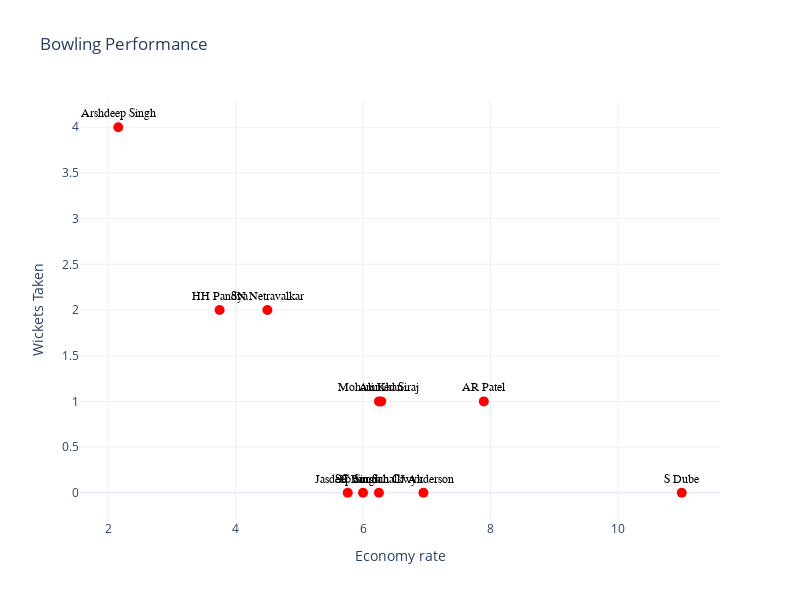

Notebook source saved alongside this figure:
### Code cell
#Bowling Performance
fig = go.Figure()
fig.add_trace(go.Scatter(
    x=bowler_stats['Economy rate'],
    y=bowler_stats['Wickets'],
    mode='markers+text',
    text=bowler_stats.index,
    textposition='top center',
    textfont=dict(
        family="sans serif",
        size=12,
        color="black"
    ),
    marker=dict(color='red', size=10),
    name='Bowlers'
))

fig.update_layout(
    title='Bowling Performance',
    xaxis_title='Economy rate',
    yaxis_title='Wickets Taken',
    template='plotly_white',
    autosize=False,
    width=800,
    height=600
)

fig.show()

### Figure 1 — Plotly figure (JSON) as saved in the notebook; plotly's stock layout.template omitted (floating-point values rounded to 4 significant figures)
{"data": [{"marker": {"color": "red", "size": 10}, "mode": "markers+text", "name": "Bowlers", "text": ["AR Patel", "Ali Khan", "Arshdeep Singh", "CJ Anderson", "HH Pandya", "JJ Bumrah", "Jasdeep Singh", "Mohammed Siraj", "S Dube", "SC van Schalkwyk", "SN Netravalkar"], "textfont": {"color": "black", "family": "sans serif", "size": 12}, "textposition": "top center", "type": "scatter", "x": [7.895, 6.286, 2.16, 6.947, 3.75, 6, 5.76, 6.25, 11, 6.25, 4.5], "y": [1, 1, 4, 0, 2, 0, 0, 1, 0, 0, 2]}], "layout": {"autosize": false, "height": 600, "title": {"text": "Bowling Performance"}, "width": 800, "xaxis": {"title": {"text": "Economy rate"}}, "yaxis": {"title": {"text": "Wickets Taken"}}}}
